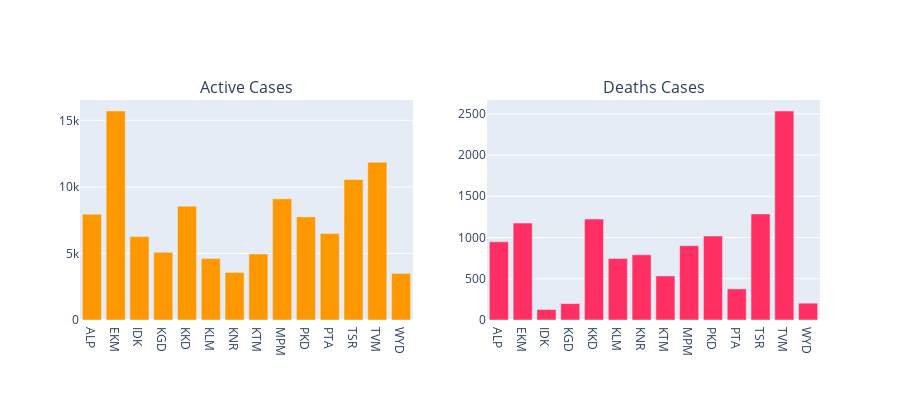

The notebook cell this image was saved under:
### Code cell
fig_c = px.bar(df, x = 'District', y = 'Active', color_discrete_sequence=[act])
fig_d = px.bar(df, x = 'District', y = 'Death', color_discrete_sequence=[dth])

fig = make_subplots(rows = 1, cols = 2, shared_xaxes=False, horizontal_spacing=0.1,
                   subplot_titles=('Active Cases', 'Deaths Cases'))

fig.add_trace(fig_c['data'][0], row = 1, col = 1)
fig.add_trace(fig_d['data'][0], row = 1, col = 2)

fig.update_layout(height = 400)

fig.show()

### Figure 1 — Plotly figure (JSON) as saved in the notebook; plotly's stock layout.template omitted (floating-point values rounded to 4 significant figures)
{"data": [{"alignmentgroup": "True", "hovertemplate": "District=%{x}<br>Active=%{y}<extra></extra>", "legendgroup": "", "marker": {"color": "#fe9801"}, "name": "", "offsetgroup": "", "orientation": "v", "showlegend": false, "textposition": "auto", "type": "bar", "x": ["ALP", "EKM", "IDK", "KGD", "KKD", "KLM", "KNR", "KTM", "MPM", "PKD", "PTA", "TSR", "TVM", "WYD"], "xaxis": "x", "y": [7950, 15699, 6264, 5086, 8550, 4616, 3573, 4958, 9101, 7744, 6489, 10559, 11850, 3497], "yaxis": "y"}, {"alignmentgroup": "True", "hovertemplate": "District=%{x}<br>Death=%{y}<extra></extra>", "legendgroup": "", "marker": {"color": "#ff2e63"}, "name": "", "offsetgroup": "", "orientation": "v", "showlegend": false, "textposition": "auto", "type": "bar", "x": ["ALP", "EKM", "IDK", "KGD", "KKD", "KLM", "KNR", "KTM", "MPM", "PKD", "PTA", "TSR", "TVM", "WYD"], "xaxis": "x2", "y": [948, 1175, 127, 199, 1224, 745, 790, 534, 901, 1017, 377, 1285, 2534, 204], "yaxis": "y2"}], "layout": {"annotations": [{"font": {"size": 16}, "showarrow": false, "text": "Active Cases", "x": 0.225, "xanchor": "center", "xref": "paper", "y": 1, "yanchor": "bottom", "yref": "paper"}, {"font": {"size": 16}, "showarrow": false, "text": "Deaths Cases", "x": 0.775, "xanchor": "center", "xref": "paper", "y": 1, "yanchor": "bottom", "yref": "paper"}], "height": 400, "xaxis": {"anchor": "y", "domain": [0, 0.45]}, "xaxis2": {"anchor": "y2", "domain": [0.55, 1]}, "yaxis": {"anchor": "x", "domain": [0, 1]}, "yaxis2": {"anchor": "x2", "domain": [0, 1]}}}
